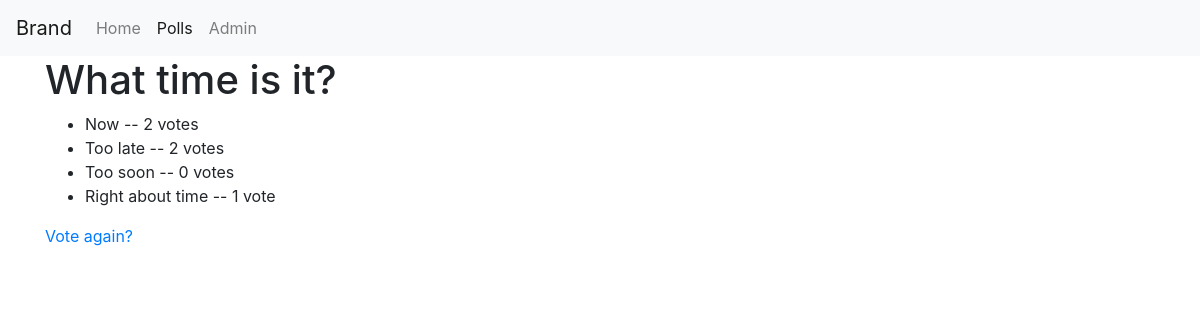
The app's page /2/results/, older data.
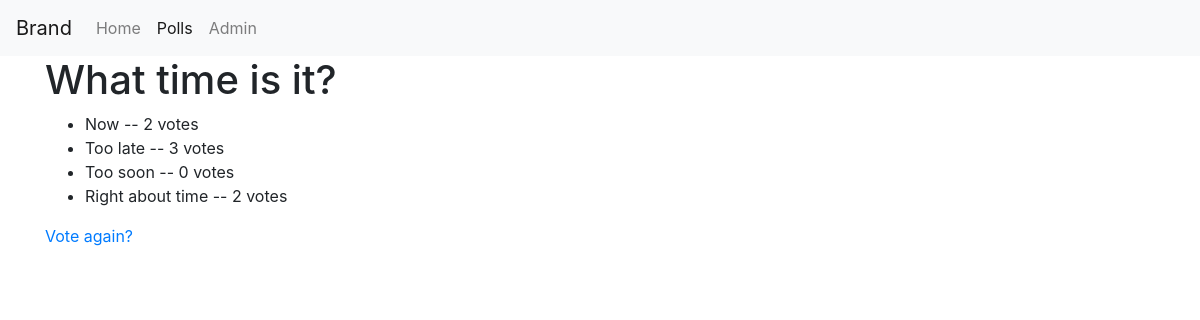
The same page, newer data.
### polls/models.py (models this page shows, shortened)
class Choice(Model):
    question = ForeignKey(Question, on_delete=CASCADE)
    choice_text = CharField(max_length=200)
    votes = IntegerField(default=0)

### polls/views.py (the view)
def results(request, question_id):
    question = get_object_or_404(Question, pk=question_id)
    if question.pub_date <= timezone.now():
        return render(request, "polls/results.html", {"question": question})
    raise Http404("This question is not yet published!")

### polls/templates/polls/results.html (shortened to what this page needs)
{% extends "polls/base.html" %}
{% block content %}
<h1>{{ question.question_text }}</h1>
<ul>
    {% for choice in question.choice_set.all %}
    <li>{{ choice.choice_text }} -- {{ choice.votes }} vote{{ choice.votes|pluralize }}</li>
    {% endfor %}
</ul>
<a href="{% url 'polls:detail' question.id %}">Vote again?</a>
{% endblock content %}

Row changes from the older to the newer data that the page shows:
changed Choice "Too late": votes "2" → "3"
changed Choice "Right about time": votes "1" → "2"
